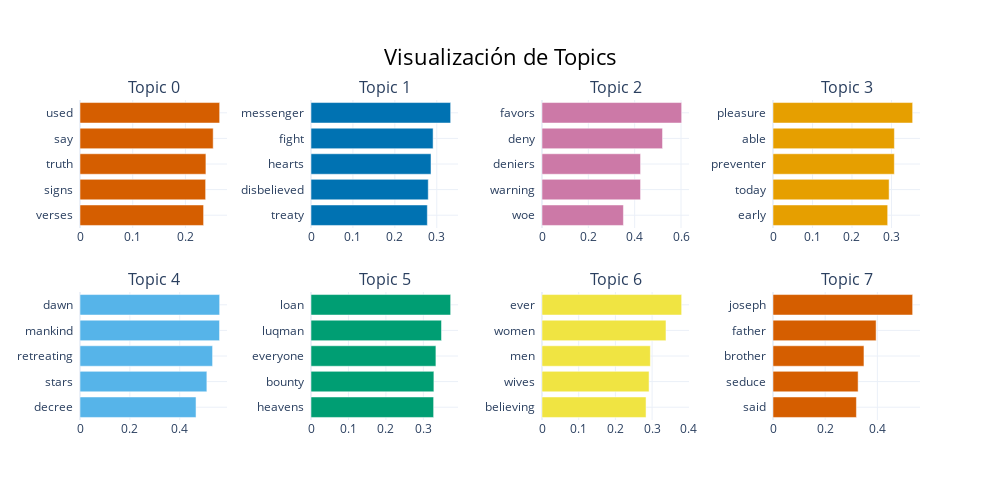

The cell this chart's notebook holds for it:
### Markdown cell above
Ejemplo en inglés, mismo procedimiento:

### Code cell
textos_eng = (
    df_en.groupby("capitulo")["text"]
    .apply(lambda x: " ".join(x))
    .tolist()
)

embeddings_eng = np.stack(embeddings_cap_eng["eng_embeddings"].values)

# Para que no nos salgan stopwords como más predominantes
stopwords_en = list(stopwords.words("english"))

extra_stopwords_religiosas = [
    "allah", "muhammad", "god", "lord", "quran", "islam"
]

stopwords_en = stopwords_en + extra_stopwords_religiosas

en_vectorizer = CountVectorizer(stop_words=stopwords_en)

bertopic_eng = BERTopic(
    embedding_model = fasttext_english,
    umap_model = umap_reducer_eng,
    hdbscan_model = hdbscan_eng,
    vectorizer_model = en_vectorizer,
    ctfidf_model = ctfidf,
    verbose = True
).fit(textos_eng, embeddings_eng)

bertopic_eng.visualize_barchart(title="Visualización de Topics")

### Figure 1 — Plotly figure (JSON) as saved in the notebook; plotly's stock layout.template omitted (floating-point values rounded to 4 significant figures)
{"data": [{"marker": {"color": "#D55E00"}, "orientation": "h", "type": "bar", "x": [0.2345, 0.2384, 0.2389, 0.2527, 0.265], "xaxis": "x", "y": ["verses  ", "signs  ", "truth  ", "say  ", "used  "], "yaxis": "y"}, {"marker": {"color": "#0072B2"}, "orientation": "h", "type": "bar", "x": [0.2774, 0.2796, 0.2862, 0.2912, 0.333], "xaxis": "x2", "y": ["treaty  ", "disbelieved  ", "hearts  ", "fight  ", "messenger  "], "yaxis": "y2"}, {"marker": {"color": "#CC79A7"}, "orientation": "h", "type": "bar", "x": [0.3514, 0.4253, 0.4253, 0.5202, 0.6028], "xaxis": "x3", "y": ["woe  ", "warning  ", "deniers  ", "deny  ", "favors  "], "yaxis": "y3"}, {"marker": {"color": "#E69F00"}, "orientation": "h", "type": "bar", "x": [0.2904, 0.294, 0.3072, 0.3073, 0.3536], "xaxis": "x4", "y": ["early  ", "today  ", "preventer  ", "able  ", "pleasure  "], "yaxis": "y4"}, {"marker": {"color": "#56B4E9"}, "orientation": "h", "type": "bar", "x": [0.4654, 0.5088, 0.5317, 0.5596, 0.5601], "xaxis": "x5", "y": ["decree  ", "stars  ", "retreating  ", "mankind  ", "dawn  "], "yaxis": "y5"}, {"marker": {"color": "#009E73"}, "orientation": "h", "type": "bar", "x": [0.3274, 0.3281, 0.3335, 0.3484, 0.3729], "xaxis": "x6", "y": ["heavens  ", "bounty  ", "everyone  ", "luqman  ", "loan  "], "yaxis": "y6"}, {"marker": {"color": "#F0E442"}, "orientation": "h", "type": "bar", "x": [0.2835, 0.2918, 0.2953, 0.3378, 0.3805], "xaxis": "x7", "y": ["believing  ", "wives  ", "men  ", "women  ", "ever  "], "yaxis": "y7"}, {"marker": {"color": "#D55E00"}, "orientation": "h", "type": "bar", "x": [0.3197, 0.3262, 0.3486, 0.3952, 0.5353], "xaxis": "x8", "y": ["said  ", "seduce  ", "brother  ", "father  ", "joseph  "], "yaxis": "y8"}], "layout": {"annotations": [{"font": {"size": 16}, "showarrow": false, "text": "Topic 0", "x": 0.0875, "xanchor": "center", "xref": "paper", "y": 1, "yanchor": "bottom", "yref": "paper"}, {"font": {"size": 16}, "showarrow": false, "text": "Topic 1", "x": 0.3625, "xanchor": "center", "xref": "paper", "y": 1, "yanchor": "bottom", "yref": "paper"}, {"font": {"size": 16}, "showarrow": false, "text": "Topic 2", "x": 0.6375, "xanchor": "center", "xref": "paper", "y": 1, "yanchor": "bottom", "yref": "paper"}, {"font": {"size": 16}, "showarrow": false, "text": "Topic 3", "x": 0.9125, "xanchor": "center", "xref": "paper", "y": 1, "yanchor": "bottom", "yref": "paper"}, {"font": {"size": 16}, "showarrow": false, "text": "Topic 4", "x": 0.0875, "xanchor": "center", "xref": "paper", "y": 0.4, "yanchor": "bottom", "yref": "paper"}, {"font": {"size": 16}, "showarrow": false, "text": "Topic 5", "x": 0.3625, "xanchor": "center", "xref": "paper", "y": 0.4, "yanchor": "bottom", "yref": "paper"}, {"font": {"size": 16}, "showarrow": false, "text": "Topic 6", "x": 0.6375, "xanchor": "center", "xref": "paper", "y": 0.4, "yanchor": "bottom", "yref": "paper"}, {"font": {"size": 16}, "showarrow": false, "text": "Topic 7", "x": 0.9125, "xanchor": "center", "xref": "paper", "y": 0.4, "yanchor": "bottom", "yref": "paper"}], "height": 500, "hoverlabel": {"bgcolor": "white", "font": {"family": "Rockwell", "size": 16}}, "showlegend": false, "title": {"font": {"color": "Black", "size": 22}, "text": "Visualización de Topics", "x": 0.5, "xanchor": "center", "yanchor": "top"}, "width": 1000, "xaxis": {"anchor": "y", "domain": [0, 0.175], "showgrid": true}, "xaxis2": {"anchor": "y2", "domain": [0.275, 0.45], "showgrid": true}, "xaxis3": {"anchor": "y3", "domain": [0.55, 0.725], "showgrid": true}, "xaxis4": {"anchor": "y4", "domain": [0.825, 1], "showgrid": true}, "xaxis5": {"anchor": "y5", "domain": [0, 0.175], "showgrid": true}, "xaxis6": {"anchor": "y6", "domain": [0.275, 0.45], "showgrid": true}, "xaxis7": {"anchor": "y7", "domain": [0.55, 0.725], "showgrid": true}, "xaxis8": {"anchor": "y8", "domain": [0.825, 1], "showgrid": true}, "yaxis": {"anchor": "x", "domain": [0.6, 1], "showgrid": true}, "yaxis2": {"anchor": "x2", "domain": [0.6, 1], "showgrid": true}, "yaxis3": {"anchor": "x3", "domain": [0.6, 1], "showgrid": true}, "yaxis4": {"anchor": "x4", "domain": [0.6, 1], "showgrid": true}, "yaxis5": {"anchor": "x5", "domain": [0, 0.4], "showgrid": true}, "yaxis6": {"anchor": "x6", "domain": [0, 0.4], "showgrid": true}, "yaxis7": {"anchor": "x7", "domain": [0, 0.4], "showgrid": true}, "yaxis8": {"anchor": "x8", "domain": [0, 0.4], "showgrid": true}}}
